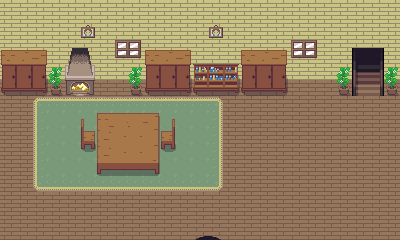

Tiled map render using the project's own tile images. Description and the whole map definition, tile-layer contents included, below:
An orthogonal 25x15 tile map with 16x16 px tiles, 3 tile layers (suelo, objetos, objetosAtras) and 9 objects (salida1, salida2).

<map version="1.2" tiledversion="1.2.5" orientation="orthogonal" renderorder="right-down" width="25" height="15" tilewidth="16" tileheight="16" infinite="0" nextlayerid="6" nextobjectid="20">
 <tileset firstgid="1" name="Inner" tilewidth="16" tileheight="16" tilecount="1000" columns="40">
  <image source="../recursos/Inner.png" width="640" height="400" />
 </tileset>
 <layer id="1" name="suelo" width="25" height="15">
  <data encoding="csv">
81,81,81,81,81,81,81,81,81,81,81,81,81,81,81,81,81,81,81,81,81,81,81,81,81,
81,81,81,81,81,81,81,81,81,81,81,81,81,81,81,81,81,81,81,81,81,81,81,81,81,
81,81,81,81,81,81,81,81,81,81,81,81,81,81,81,81,81,81,81,81,81,81,81,81,81,
81,81,81,81,81,81,81,81,81,81,81,81,81,81,81,81,81,81,81,81,81,81,603,604,81,
81,81,81,81,81,81,81,81,81,81,81,81,81,81,81,81,81,81,81,81,81,81,643,644,81,
41,41,41,41,41,41,41,41,41,41,41,41,41,41,41,41,41,41,41,41,41,41,683,684,41,
41,41,41,41,41,41,41,41,41,41,41,41,41,41,41,41,41,41,41,41,41,41,41,41,41,
41,41,41,322,322,322,322,322,322,322,322,322,322,41,41,41,41,41,41,41,41,41,41,41,41,
41,41,41,322,322,322,322,322,322,322,322,322,322,41,41,41,41,41,41,41,41,41,41,41,41,
41,41,41,322,322,322,322,322,322,322,322,322,322,41,41,41,41,41,41,41,41,41,41,41,41,
41,41,41,322,322,322,322,322,322,322,322,322,322,41,41,41,41,41,41,41,41,41,41,41,41,
41,41,41,41,41,41,41,41,41,41,41,41,41,41,41,41,41,41,41,41,41,41,41,41,41,
41,41,41,41,41,41,41,41,41,41,41,41,41,41,41,41,41,41,41,41,41,41,41,41,41,
41,41,41,41,41,41,41,41,41,41,41,41,41,41,41,41,41,41,41,41,41,41,41,41,41,
41,41,41,41,41,41,41,41,41,41,41,41,41,41,41,41,41,41,41,41,41,41,41,41,41
</data>
 </layer>
 <layer id="3" name="objetos" width="25" height="15">
  <data encoding="csv">
0,0,0,0,0,0,0,0,0,0,0,0,0,0,0,0,0,0,0,0,0,0,0,0,0,
0,0,0,0,0,403,0,0,0,0,0,0,0,403,0,0,0,0,0,0,0,0,0,0,0,
0,0,0,0,0,443,0,170,171,0,0,0,0,443,0,0,0,0,170,171,0,0,0,0,0,
367,368,369,0,413,414,0,210,211,367,368,369,0,0,0,367,368,369,210,211,0,0,0,0,0,
407,408,409,489,453,454,0,0,489,407,408,409,484,485,486,407,408,409,0,0,0,489,0,0,489,
447,448,449,529,491,492,0,0,529,447,448,449,524,525,526,447,448,449,0,0,0,529,0,0,529,
0,0,281,282,282,282,282,282,282,282,282,282,282,283,0,0,0,0,0,0,0,0,0,0,0,
0,0,321,0,0,0,0,0,0,0,0,0,0,323,0,0,0,0,0,0,0,0,0,0,0,
0,0,321,0,0,217,91,92,92,93,219,0,0,323,0,0,0,0,0,0,0,0,0,0,0,
0,0,321,0,0,257,91,92,92,93,259,0,0,323,0,0,0,0,0,0,0,0,0,0,0,
0,0,321,0,0,0,131,132,132,133,0,0,0,323,0,0,0,0,0,0,0,0,0,0,0,
0,0,361,362,362,362,362,362,362,362,362,362,362,363,0,0,0,0,0,0,0,0,0,0,0,
0,0,0,0,0,0,0,0,0,0,0,0,0,0,0,0,0,0,0,0,0,0,0,0,0,
0,0,0,0,0,0,0,0,0,0,0,0,0,0,0,0,0,0,0,0,0,0,0,0,0,
0,0,0,0,0,0,0,0,0,0,0,0,249,250,0,0,0,0,0,0,0,0,0,0,0
</data>
 </layer>
 <layer id="4" name="objetosAtras" width="25" height="15">
  <data encoding="csv">
0,0,0,0,0,0,0,0,0,0,0,0,0,0,0,0,0,0,0,0,0,0,0,0,0,
0,0,0,0,0,0,0,0,0,0,0,0,0,0,0,0,0,0,0,0,0,0,0,0,0,
0,0,0,0,0,0,0,0,0,0,0,0,0,0,0,0,0,0,0,0,0,0,0,0,0,
0,0,0,0,0,0,0,0,0,0,0,0,0,0,0,0,0,0,0,0,0,0,0,0,0,
0,0,0,0,0,0,0,0,0,0,0,0,0,0,0,0,0,0,0,0,0,0,0,0,0,
0,0,0,0,0,0,0,0,0,0,0,0,0,0,0,0,0,0,0,0,0,0,0,0,0,
0,0,0,0,0,0,0,0,0,0,0,0,0,0,0,0,0,0,0,0,0,0,0,0,0,
0,0,0,0,0,177,51,52,52,53,179,0,0,0,0,0,0,0,0,0,0,0,0,0,0,
0,0,0,0,0,0,0,0,0,0,0,0,0,0,0,0,0,0,0,0,0,0,0,0,0,
0,0,0,0,0,0,0,0,0,0,0,0,0,0,0,0,0,0,0,0,0,0,0,0,0,
0,0,0,0,0,0,0,0,0,0,0,0,0,0,0,0,0,0,0,0,0,0,0,0,0,
0,0,0,0,0,0,0,0,0,0,0,0,0,0,0,0,0,0,0,0,0,0,0,0,0,
0,0,0,0,0,0,0,0,0,0,0,0,0,0,0,0,0,0,0,0,0,0,0,0,0,
0,0,0,0,0,0,0,0,0,0,0,0,0,0,0,0,0,0,0,0,0,0,0,0,0,
0,0,0,0,0,0,0,0,0,0,0,0,0,0,0,0,0,0,0,0,0,0,0,0,0
</data>
 </layer>
 <objectgroup id="2" name="colisiones">
  <object id="3" x="1.33334" y="2.66665" width="346.333" height="73.6667" />
  <object id="4" x="395.333" y="-0.33335" width="48.3333" height="241.667" />
  <object id="5" x="1.83335" y="243.166" width="441.333" height="70.667" />
  <object id="6" x="-47.1666" y="0.1665" width="48.3333" height="315.667" />
  <object id="7" x="103.833" y="129.166" width="48.3333" height="30.667" />
  <object id="8" x="78.8333" y="135.666" width="16.3333" height="10.667" />
  <object id="9" x="162.333" y="134.166" width="11.3333" height="11.667" />
 </objectgroup>
 <objectgroup id="5" name="salidas">
  <object id="12" name="salida1" x="354.083" y="47.6665" width="27.8333" height="12.667" />
  <object id="19" name="salida2" x="194.833" y="237.417" width="24.3333" height="5.167" />
 </objectgroup>
</map>
